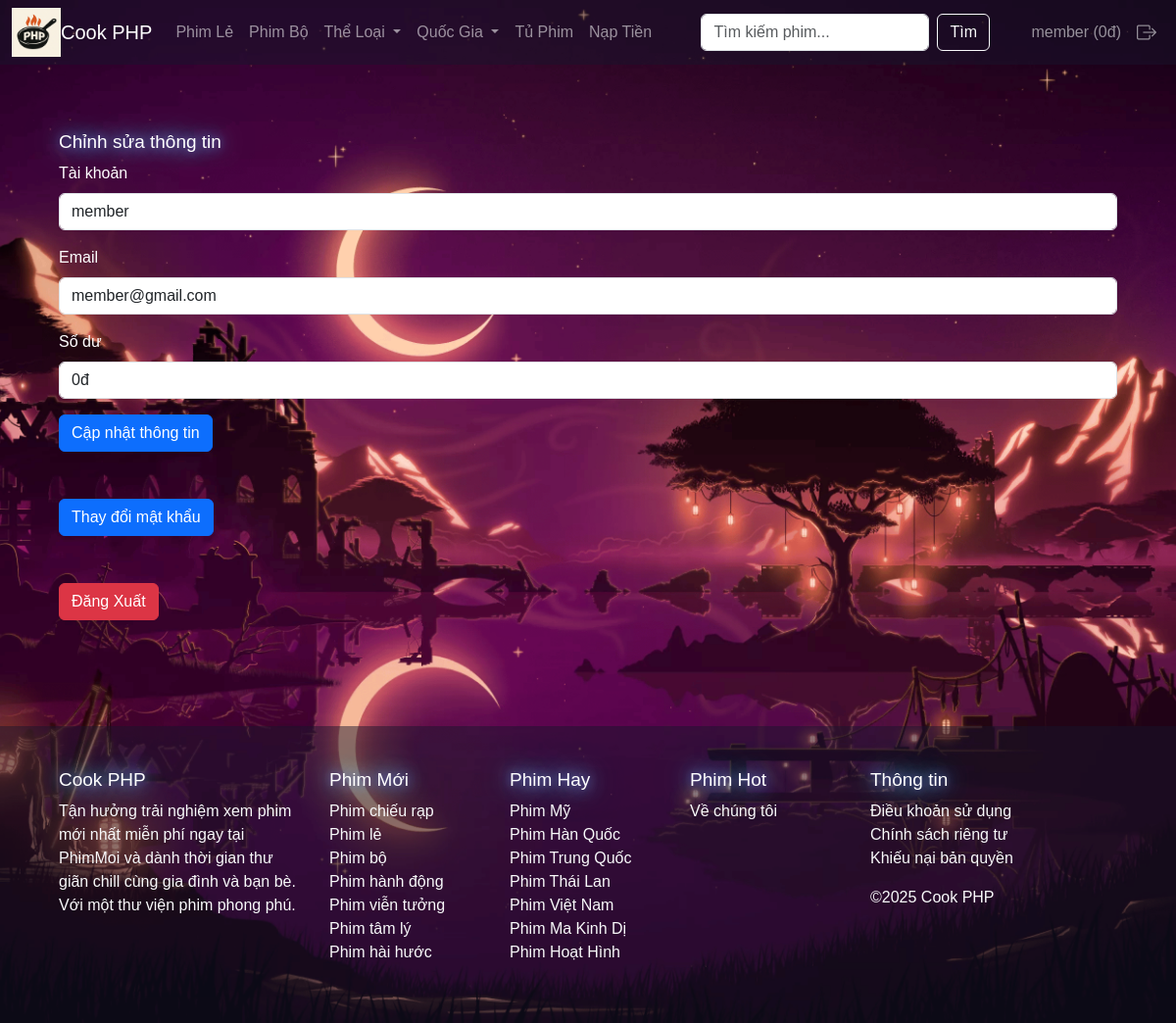
Page /info_user.php (signed in) on the committed database.
### tables this page shows
CREATE TABLE `users` (
  `id` int(11) NOT NULL,
  `username` varchar(50) NOT NULL,
  `password` varchar(255) NOT NULL,
  `email` varchar(100) NOT NULL,
  `role` enum('admin','trans','user') DEFAULT 'user',
  `money` int(99) NOT NULL DEFAULT 0,
  `total_money` int(99) NOT NULL DEFAULT 0
);

### info_user.php (the view, shortened to what this page needs)
<?php
include_once 'dbconnect.php';
$user_id = $_SESSION['user_id'];
$user_query = "SELECT username, email, password, money FROM users WHERE id = ?";
$stmt = $conn->prepare($user_query);
$stmt->bind_param("i", $user_id);
$stmt->execute();
$user_result = $stmt->get_result();
$user = $user_result->fetch_assoc();
?>
<!DOCTYPE html>
<html lang="vi">
<head>
    <link href="https://cdn.jsdelivr.net/npm/bootstrap@5.3.0/dist/css/bootstrap.min.css" rel="stylesheet">
    <link rel="stylesheet" href="style.css">
</head>
<body>
    <?php include_once 'header.php'; ?>
    <div class="container my-5">
        <div id="edit-info" class="section mb-5">
            <h3 class="guide__title">Chỉnh sửa thông tin</h3>
            <form action="info_user.php" method="post">
                <div class="mb-3">
                    <label for="username" class="form-label">Tài khoản</label>
                    <input type="text" class="form-control" id="username" name="username" value="<?php echo htmlspecialchars($user['username']); ?>" required>
                </div>
                <div class="mb-3">
                    <label for="email" class="form-label">Email</label>
                    <input type="email" class="form-control" id="email" name="email" value="<?php echo htmlspecialchars($user['email']); ?>" required>
                </div>
                <div class="mb-3">
                    <label for="money" class="form-label">Số dư</label>
                    <input type="money" class="form-control" id="money" name="money" value="<?php echo htmlspecialchars($user['money']); ?>đ" readonly>
                </div>
                <button type="submit" name="update_info" class="btn btn-primary">Cập nhật thông tin</button>
            </form>
        </div>
        <div id="change-password" class="section mb-5">
            <button type="button" class="btn btn-primary" data-bs-toggle="modal" data-bs-target="#changePasswordModal">
                Thay đổi mật khẩu
            </button>
        </div>
        <div id="logout" class="section">
            <a href="logout.php" class="btn btn-danger">Đăng Xuất</a>
        </div>
    </div>
    <?php include_once 'footer.php'; ?>
</body>
</html>

### style.css (style rules this page uses)
body { margin: 0; padding: 0; color: white; font-family: 'fontGenshin', sans-serif; background: url('image/background.png'); background-size: cover; background-portion: center center; background-repeat: no-repeat; background-attachment: fixed!important; background-position: center!important; }
.guide__title { color: #FFFF; text-shadow: 0 0 10px #5853ad, 0 0 20px #69e0ff, 0 0 40px #69e0ff; font-family: 'fontGenshin', sans-serif; font-size: 19px; }
.container { width: 90%; margin: 0 auto; padding: 20px 0; }
.section { margin-bottom: 40px; }
a { color: #6e2020; text-decoration: none; }

### rows in the picture
users: username "member", email "member@gmail.com", money "0đ"

### other values in the picture
$_SESSION['username'] "member"
$_SESSION['money'] "0"
